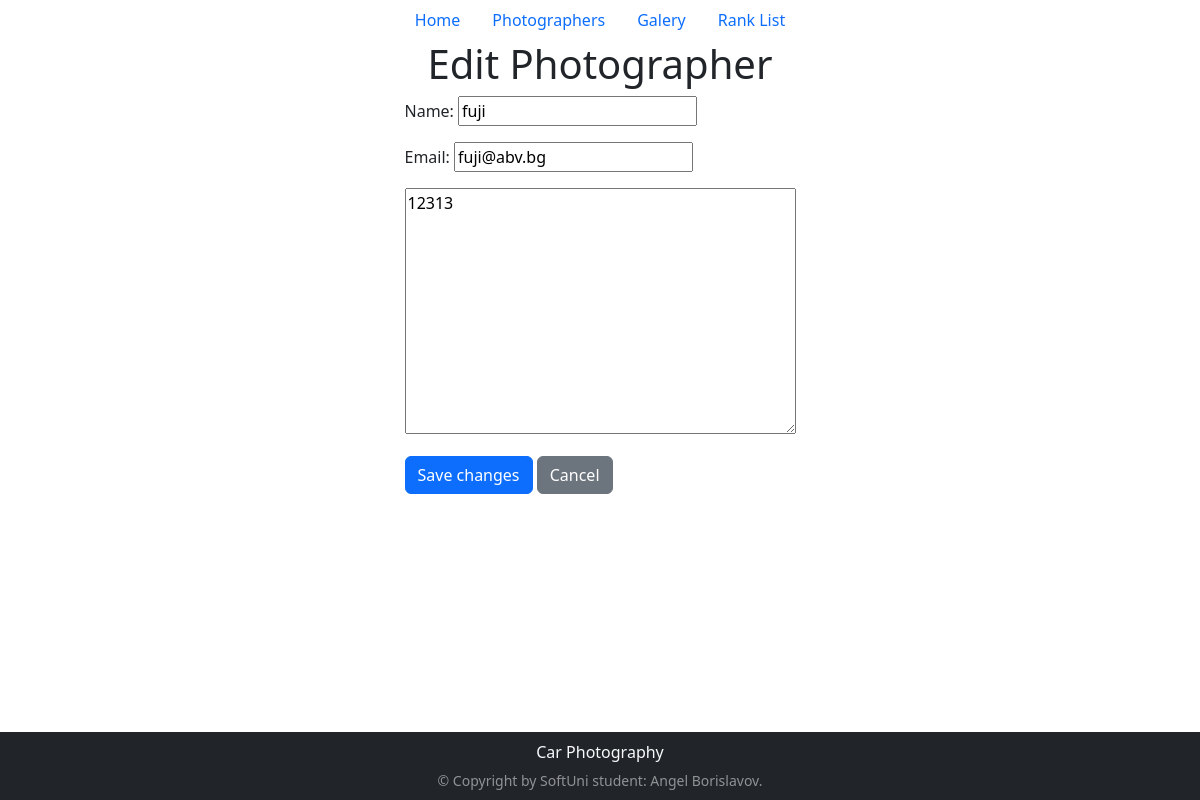
/photographers/6/edit/, run on the app's committed database.
### photographers/models.py (models this page shows, shortened)
class Photographers(models.Model):
    name = models.CharField(max_length=255)
    email = models.EmailField()
    biography = models.TextField()

### photographers/views.py (the view)
# urls.py: path('photographers/<int:photographer_id>/edit/', photographer_views.edit_photographer, name='edit_photographer'),
def edit_photographer(request, photographer_id):
    photographer = get_object_or_404(Photographers, pk=photographer_id)
    form = PhotographersForm(request.POST or None, instance=photographer)
    if request.method == "POST" and form.is_valid():
        form.save()
        messages.success(request, "The information about the photographer has been updated.")
        return redirect("photographers")
    return render(
        request,
        "photographers/photographer_edit.html",
        {"form": form, "photographer": photographer},
    )

### photographers/forms.py
class PhotographersForm(forms.ModelForm):
    class Meta:
        model = Photographers
        fields = ["name", "email", "biography"]
        widgets = {
            "name": forms.TextInput(attrs={"placeholder": "Photographer name"}),
            "email": forms.EmailInput(attrs={"placeholder": "Email"}),
            "biography": forms.Textarea(attrs={"placeholder": "Short biography"}),
        }

### photographers/templates/photographers/photographer_edit.html (shortened to what this page needs)
{% extends "pages/base.html" %}
{% block content %}
<h1>Edit Photographer</h1>
<form method="post">
    <p>{{ form.name.label_tag }} {{ form.name }}</p>
    <p>{{ form.email.label_tag }} {{ form.email }}</p>
    <p> {{ form.biography }}</p>
    <button class="btn btn-primary" type="submit">Save changes</button>
    <a class="btn btn-secondary" href="{% url 'photographers' %}">Cancel</a>
</form>
{% endblock %}

### pages/static/pages/style.css (style rules this page uses)
body { margin: 0; display: grid; place-items: center; padding-bottom:1em; }

### data on the page
Photographers: name "fuji", email "fuji@abv.bg", biography "12313"
